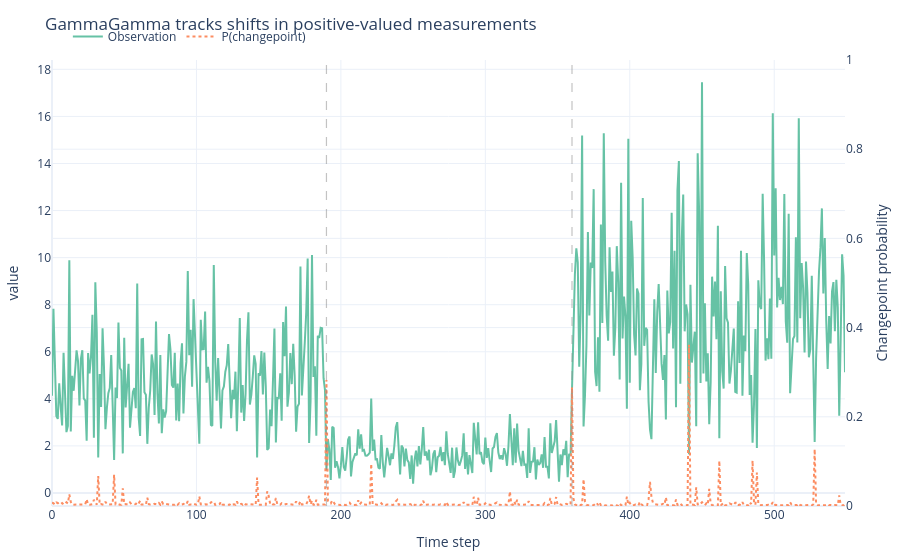

Notebook cell for this chart:
### Markdown cell above
### GammaGamma – positive-valued measurements with fixed shape

``GammaGamma`` targets positive continuous data whose shape parameter stays
roughly constant (waiting times, lifetimes, costs). You control the prior on
the rate via ``alpha0``/``beta0`` and optionally specify a known Gamma shape
``k``. Setting ``shape=1`` reduces to an Exponential likelihood.

### Code cell
rng = np.random.default_rng(20)
shape = 7.0
segments = [
    (190, 1.4),
    (170, 4.2),
    (190, 0.9),
]
positive = []
cps = []
total = 0
for length, rate in segments:
    scale = 1.0 / rate
    positive.append(rng.gamma(shape, scale=scale, size=length))
    total += length
    cps.append(total)

cps = cps[:-1]
positive = np.concatenate(positive)
gamma_model = GammaGamma(alpha0=2.5, beta0=1.0, shape=shape)
gamma_hazard = ConstantHazard(lambda_=140)
gamma_results = run_bocpd_series(positive, gamma_model, gamma_hazard, max_run_length=650)
fig = plot_series_with_cp(
    gamma_results,
    value_col="value",
    cp_prob_col="cp_prob",
    changepoints=cps,
    title="GammaGamma tracks shifts in positive-valued measurements",
)
fig

### Figure 1 — Plotly figure (JSON) as saved in the notebook; plotly's stock layout.template omitted (floating-point values rounded to 4 significant figures; data arrays with more than 128 entries replaced by an {"elided": "..."} marker saying what was removed)
{"data": [{"line": {"color": "rgb(102,194,165)", "width": 2}, "mode": "lines", "name": "Observation", "type": "scatter", "x": {"elided": "550 int values"}, "y": {"elided": "550 float values"}}, {"line": {"color": "rgb(252,141,98)", "dash": "dot", "width": 2}, "mode": "lines", "name": "P(changepoint)", "type": "scatter", "x": {"elided": "550 int values"}, "y": {"elided": "550 float values"}, "yaxis": "y2"}], "layout": {"autosize": true, "legend": {"orientation": "h", "x": 0.02, "y": 1.02, "yanchor": "bottom"}, "margin": {"b": 40, "l": 40, "r": 40, "t": 60}, "shapes": [{"line": {"color": "#888", "dash": "dash", "width": 1.2}, "opacity": 0.5, "type": "line", "x0": 190, "x1": 190, "xref": "x", "y0": 0, "y1": 1, "yref": "y domain"}, {"line": {"color": "#888", "dash": "dash", "width": 1.2}, "opacity": 0.5, "type": "line", "x0": 360, "x1": 360, "xref": "x", "y0": 0, "y1": 1, "yref": "y domain"}], "title": {"text": "GammaGamma tracks shifts in positive-valued measurements"}, "xaxis": {"autorange": true, "range": [0, 549], "title": {"text": "Time step"}, "type": "linear"}, "yaxis": {"autorange": true, "range": [-0.554, 18.4], "title": {"text": "value"}, "type": "linear"}, "yaxis2": {"overlaying": "y", "range": [0, 1], "side": "right", "title": {"text": "Changepoint probability"}, "type": "linear"}}}
